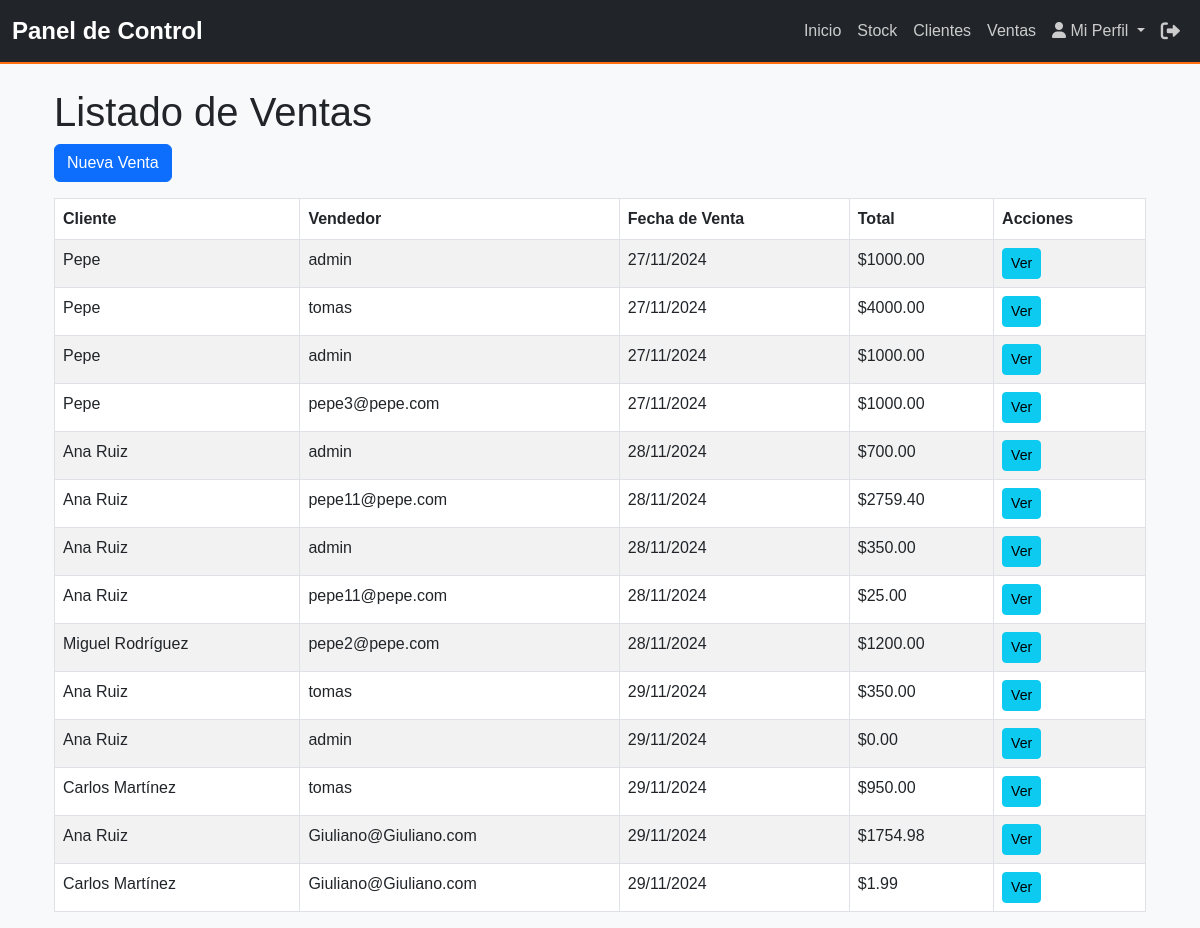
/ventas/, run on the app's committed database.
### myapp/models.py (models this page shows, shortened)
class Venta(models.Model):
    cliente = models.ForeignKey(Cliente, on_delete=models.CASCADE)
    vendedor = models.ForeignKey(User, on_delete=models.SET_NULL, null=True, blank=True)
    fecha_venta = models.DateTimeField(auto_now_add=True)
    total_venta = models.DecimalField(max_digits=10, decimal_places=2, default=0)
    metodo_pago = models.CharField(max_length=50)
    productos = models.ManyToManyField(Producto, through='DetalleVenta')

class Cliente(models.Model):
    nombre = models.CharField(max_length=255, verbose_name='Nombre Completo')
    compania = models.CharField(max_length=255, blank=True, null=True, verbose_name='Compañía')
    email = models.EmailField(unique=True, verbose_name='Correo Electrónico')
    telefono = models.CharField(max_length=15, verbose_name='Número de Teléfono')
    direccion = models.TextField(blank=True, null=True, verbose_name='Dirección')
    fecha_registro = models.DateTimeField(auto_now_add=True, verbose_name='Fecha de Registro')
    estatus = models.CharField(
        max_length=20,
        choices=[('activo', 'Activo'), ('inactivo', 'Inactivo')],
        default='activo',
        verbose_name='Estatus'
    )
    notas = models.TextField(blank=True, null=True, verbose_name='Notas Adicionales')
    class Meta:
        verbose_name = 'Cliente'
        verbose_name_plural = 'Clientes'
        ordering = ['-fecha_registro']

### myapp/views.py (the view)
# urls.py: path('ventas/', VentaListView.as_view(), name='venta_list'),
class VentaListView(ListView):
    model = Venta
    template_name = 'ventas/venta_list.html'
    context_object_name = 'ventas'
    def get_queryset(self):
        return Venta.objects.all()  # Asegúrate de que las ventas tengan un vendedor asignado

### myapp/context_processors.py (called while the page is built, shortened)
def user_role(request):
    return {'role': 'Invitado'}

### myapp/templates/ventas/venta_list.html (shortened to what this page needs)
{% extends 'base.html' %}
{% block content %}
<div class="container mt-4">
    <h1>Listado de Ventas</h1>
    <a href="{% url 'venta_create' %}" class="btn btn-primary mb-3">Nueva Venta</a>
    <table class="table table-bordered table-striped">
        <thead>
            <tr>
                <th>Cliente</th>
                <th>Vendedor</th>
                <th>Fecha de Venta</th>
                <th>Total</th>
                <th>Acciones</th>
            </tr>
        </thead>
        <tbody>
            {% for venta in ventas %}
            <tr>
                <td>{{ venta.cliente.nombre }}</td>
                <td>{{ venta.vendedor }}</td>
                <td>{{ venta.fecha_venta|date:"d/m/Y" }}</td>
                <td>${{ venta.total_venta }}</td>
                <td>
                    <a href="{% url 'venta_detail' venta.pk %}" class="btn btn-info btn-sm">Ver</a>
                </td>
            </tr>
            {% empty %}
            <tr>
                <td colspan="5" class="text-center">No se han encontrado ventas.</td>
            </tr>
            {% endfor %}
        </tbody>
    </table>
</div>
{% endblock %}

### myapp/static/css/styles.css (style rules this page uses)
body { font-family: 'Arial', sans-serif; background-color: #cacbce; margin: 0; padding: 0; }

### data on the page
Venta: cliente.nombre "Pepe", vendedor "admin", fecha_venta "27/11/2024", total_venta "1000.00"
Venta: cliente.nombre "Pepe", vendedor "tomas", fecha_venta "27/11/2024", total_venta "4000.00"
Venta: cliente.nombre "Pepe", vendedor "admin", fecha_venta "27/11/2024", total_venta "1000.00"
Venta: cliente.nombre "Pepe", vendedor "pepe3@pepe.com", fecha_venta "27/11/2024", total_venta "1000.00"
Venta: cliente.nombre "Ana Ruiz", vendedor "admin", fecha_venta "28/11/2024", total_venta "700.00"
Venta: cliente.nombre "Ana Ruiz", vendedor "pepe11@pepe.com", fecha_venta "28/11/2024", total_venta "2759.40"
Venta: cliente.nombre "Ana Ruiz", vendedor "admin", fecha_venta "28/11/2024", total_venta "350.00"
Venta: cliente.nombre "Ana Ruiz", vendedor "pepe11@pepe.com", fecha_venta "28/11/2024", total_venta "25.00"
Venta: cliente.nombre "Miguel Rodríguez", vendedor "pepe2@pepe.com", fecha_venta "28/11/2024", total_venta "1200.00"
Venta: cliente.nombre "Ana Ruiz", vendedor "tomas", fecha_venta "29/11/2024", total_venta "350.00"
Venta: cliente.nombre "Ana Ruiz", vendedor "admin", fecha_venta "29/11/2024", total_venta "0.00"
Venta: cliente.nombre "Carlos Martínez", vendedor "tomas", fecha_venta "29/11/2024", total_venta "950.00"
Venta: cliente.nombre "Ana Ruiz", vendedor "Giuliano@Giuliano.com", fecha_venta "29/11/2024", total_venta "1754.98"
Venta: cliente.nombre "Carlos Martínez", vendedor "Giuliano@Giuliano.com", fecha_venta "29/11/2024", total_venta "1.99"
